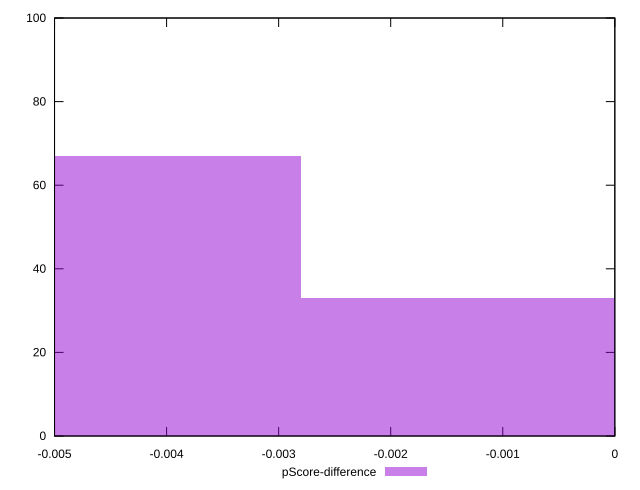

Recreate this plot in gnuplot.
reset

$pScoreDifference <<EOF
-0.005608896284059665 67
0 33
EOF

set key outside below
set boxwidth 0.005608896284059665
set xrange [-0.0050000000000000044:0]
set yrange [0:100]
set trange [0:100]
set style fill transparent solid 0.5 noborder
set terminal svg size 640, 490 enhanced background rgb 'white'
set output "report_00018_2021-02-10T15-25-16.877Z/uses-http2/samples/pages+cached+noadtech/pScore-difference/histogram.svg"

plot $pScoreDifference title "pScore-difference" with boxes

reset
